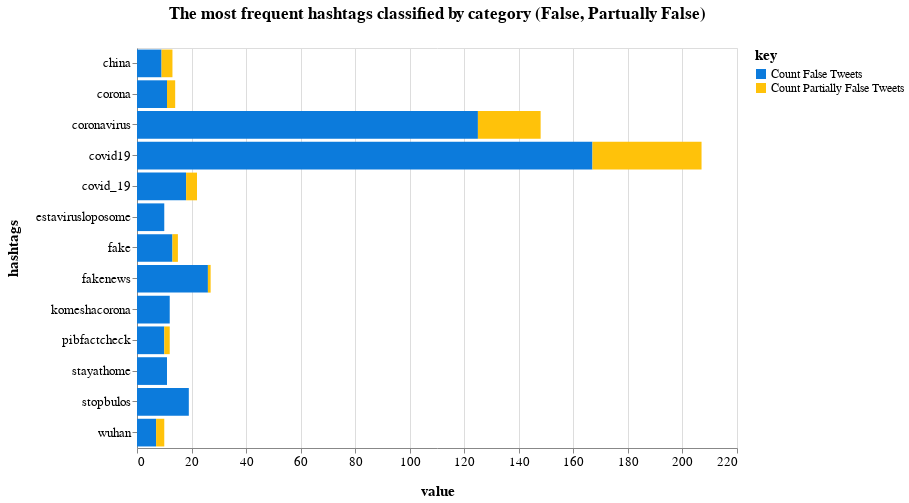

The code cell stored with this chart in its notebook:
### Markdown cell above
We visualizvisualize most frequent hashtags and we will classify them according to type of tweet that they're in, we have filtered in the range of a minum of 10 tweets to a maxium to 212 tweets total (which is the maxium number of tweets created by a user in the dataset). Every bar is colored by the amount of tweet written per each category (False, Partually False).

### Code cell
range_ = ["#0C7BDC","#FFC20A"]


bars = alt.Chart(df).transform_fold(
    ['Count False Tweets', 'Count Partially False Tweets'],
    #['Count False Tweets', 'Count Partially False Tweets', 'Count Unproven Tweets', 'Counter Other Tweets', 'Counter True Tweets'],
).mark_bar().encode(
    x=alt.X('value:Q'),
    y=alt.Y('hashtags:N'),
    color=alt.Color('key:N', scale=alt.Scale(range=range_))
).transform_filter(
    alt.FieldRangePredicate(field='count', range=[10, 212])
).properties(
    title="The most frequent hashtags classified by category (False, Partually False)", 
    height=400, 
    width=600
).configure_title(
    fontSize=17,
    offset=25
).configure_axis(
    labelFontSize=13,
    titleFontSize=15,
    titlePadding=15
).configure_legend(
    titleFontSize=15,
    labelFontSize=12
)


bars

### Figure 1 — Vega-Lite specification as saved in the notebook (floating-point values rounded to 4 significant figures; data arrays with more than 128 entries replaced by an {"elided": "..."} marker saying what was removed)
{"config": {"view": {"continuousWidth": 400, "continuousHeight": 300}, "axis": {"labelFontSize": 13, "titleFontSize": 15, "titlePadding": 15}, "legend": {"labelFontSize": 12, "titleFontSize": 15}, "title": {"fontSize": 17, "offset": 25}}, "data": {"name": "data-cbca114a16a943ec1d7bfed9eaf4254a"}, "mark": "bar", "encoding": {"color": {"type": "nominal", "field": "key", "scale": {"range": ["#0C7BDC", "#FFC20A"]}}, "x": {"type": "quantitative", "field": "value"}, "y": {"type": "nominal", "field": "hashtags"}}, "height": 400, "title": "The most frequent hashtags classified by category (False, Partually False)", "transform": [{"fold": ["Count False Tweets", "Count Partially False Tweets"]}, {"filter": {"field": "count", "range": [10, 212]}}], "width": 600, "$schema": "https://vega.github.io/schema/vega-lite/v4.8.1.json", "datasets": {"data-cbca114a16a943ec1d7bfed9eaf4254a": {"elided": "671 records"}}}
